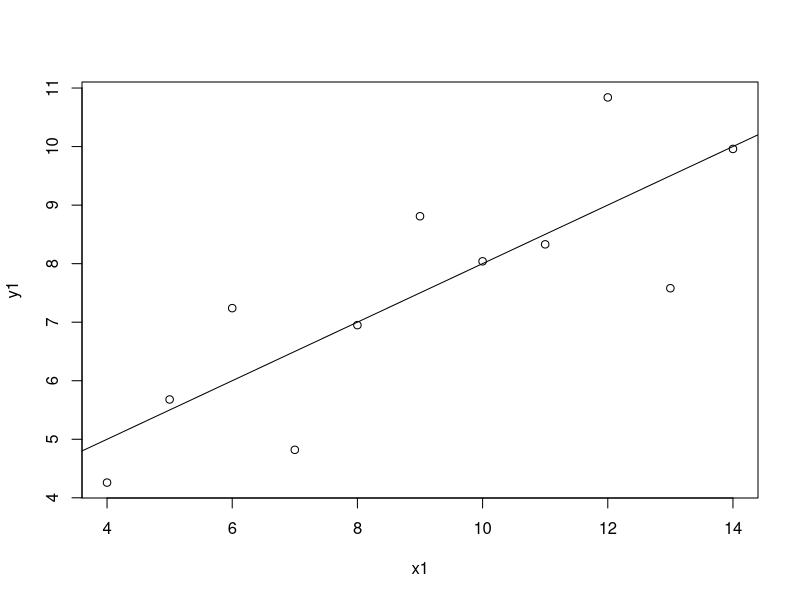
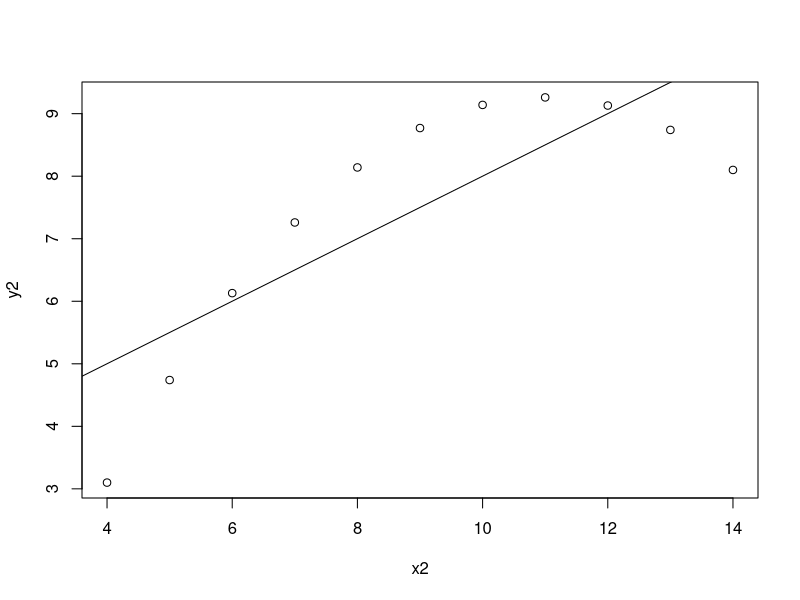
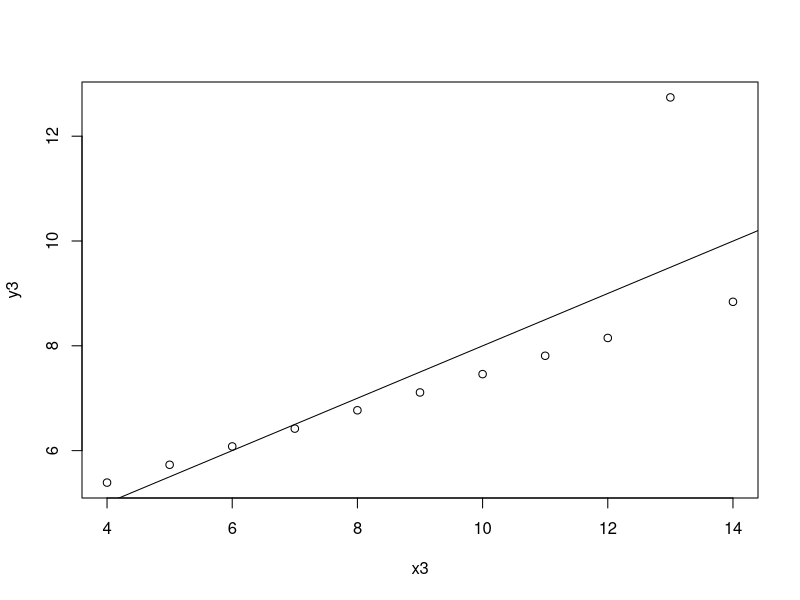
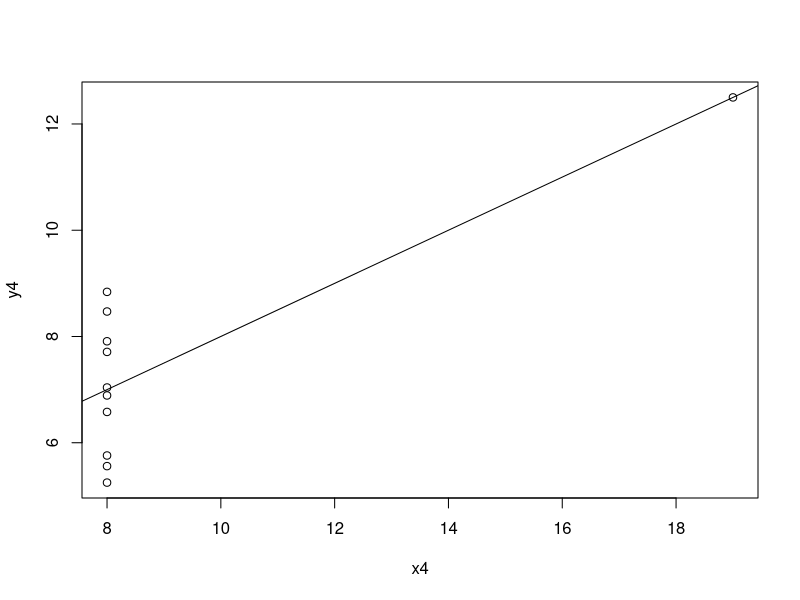
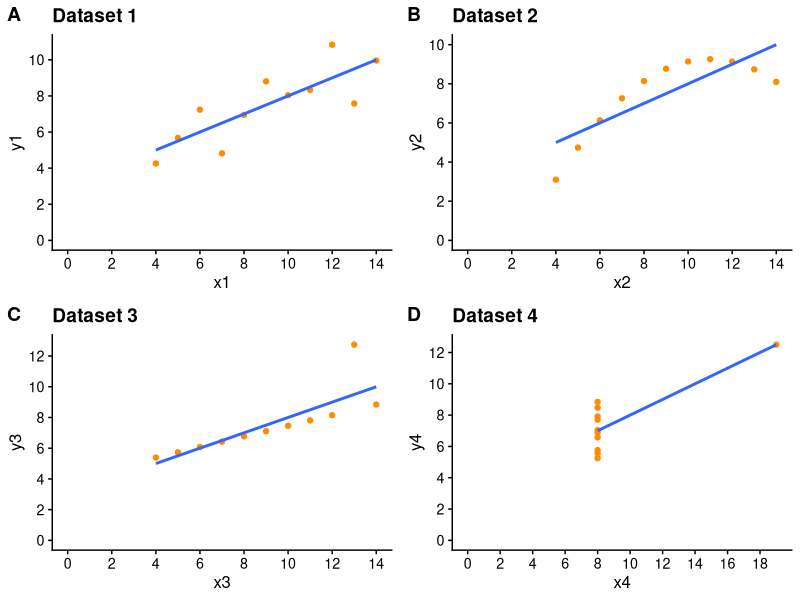

Reproduce these figures in R, in order.
## ---- chunk 1
data(anscombe)
plot(y1~x1, data = anscombe)
abline(lm(y1~x1, data = anscombe))
plot(y2~x2, data = anscombe)
abline(lm(y2~x2, data = anscombe))
plot(y3~x3, data = anscombe)
abline(lm(y3~x3, data = anscombe))
plot(y4~x4, data = anscombe)
abline(lm(y4~x4, data = anscombe))
## ---- chunk 2
if(!require(ggplot2))
  install.packages("ggplot2", repos = "http://cran.rstudio.com")
## ---- chunk 3
library(ggplot2)
p1 <- ggplot(anscombe, aes(x = x1, y = y1)) +
  geom_point(color = "darkorange", size = 1.5) +
  scale_x_continuous(breaks = seq(0,20,2)) +
  scale_y_continuous(breaks = seq(0,12,2)) +
  expand_limits(x = 0, y = 0) +
  labs(x = "x1", y = "y1",
       title = "Dataset 1" ) +
  geom_smooth(method = "lm", se = FALSE)

p2 <- ggplot(anscombe, aes(x = x2, y = y2)) +
  geom_point(color = "darkorange", size = 1.5) +
  scale_x_continuous(breaks = seq(0,20,2)) +
  scale_y_continuous(breaks = seq(0,12,2)) +
  expand_limits(x = 0, y = 0) +
  labs(x = "x2", y = "y2",
       title = "Dataset 2" ) +
  geom_smooth(method = "lm", se = FALSE)

p3 <- ggplot(anscombe, aes(x = x3, y = y3)) +
  geom_point(color = "darkorange", size = 1.5) +
  scale_x_continuous(breaks = seq(0,20,2)) +
  scale_y_continuous(breaks = seq(0,12,2)) +
  expand_limits(x = 0, y = 0) +
  labs(x = "x3", y = "y3",
       title = "Dataset 3" ) +
  geom_smooth(method = "lm", se = FALSE)

p4 <- ggplot(anscombe, aes(x = x4, y = y4)) +
  geom_point(color = "darkorange", size = 1.5) +
  scale_x_continuous(breaks = seq(0,20,2)) +
  scale_y_continuous(breaks = seq(0,12,2)) +
  expand_limits(x = 0, y = 0) +
  labs(x = "x4", y = "y4",
       title = "Dataset 4" ) +
  geom_smooth(method = "lm", se = FALSE)
## ---- chunk 4
if(!require(cowplot))
  install.packages("cowplot", repos = "http://cran.rstudio.com")
library(cowplot)
theme_set(theme_cowplot(12))
plot_grid(p1, p2, p3, p4, align = "v", ncol = 2, 
             labels = list("A", "B", "C", "D"))
